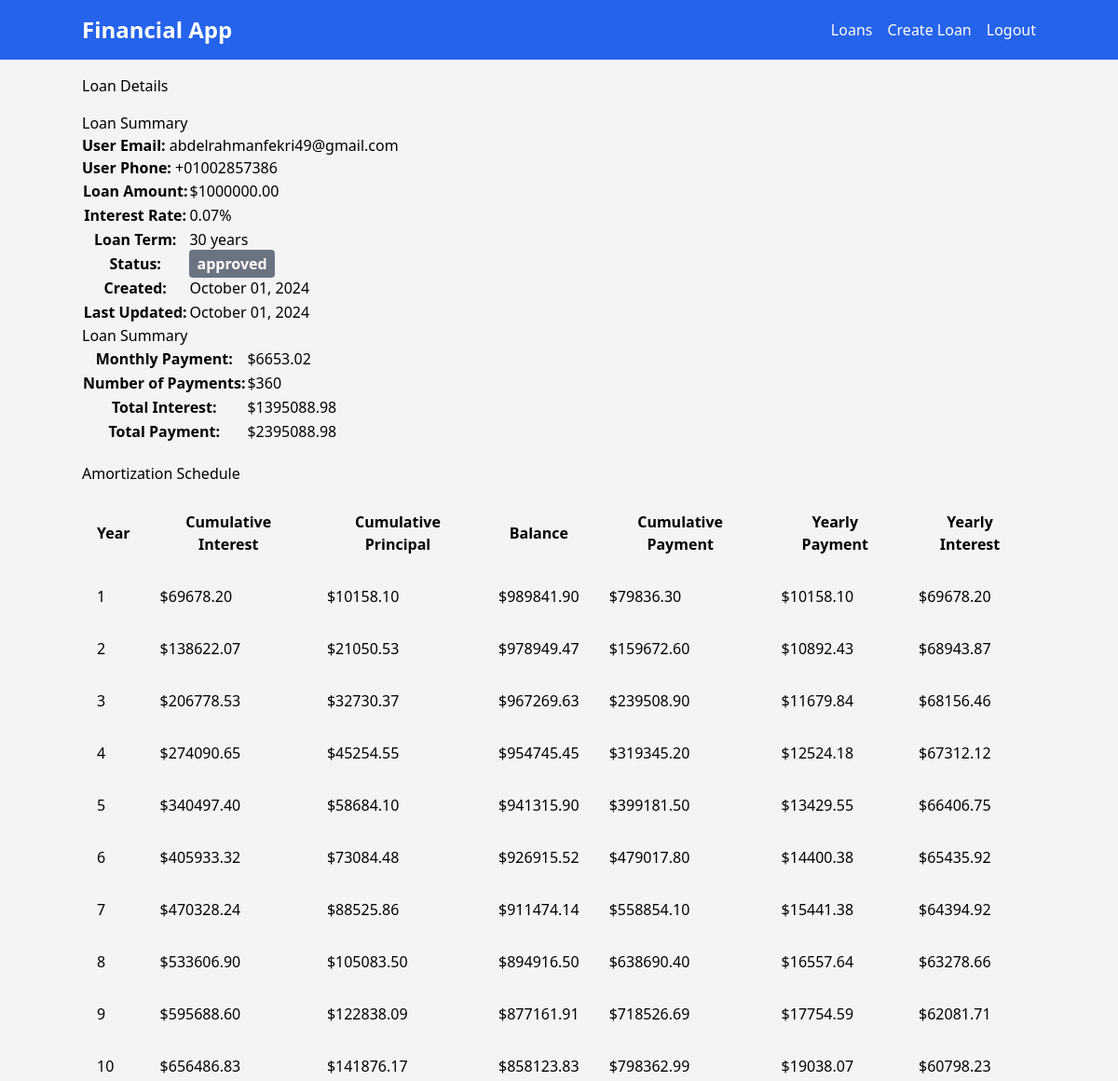
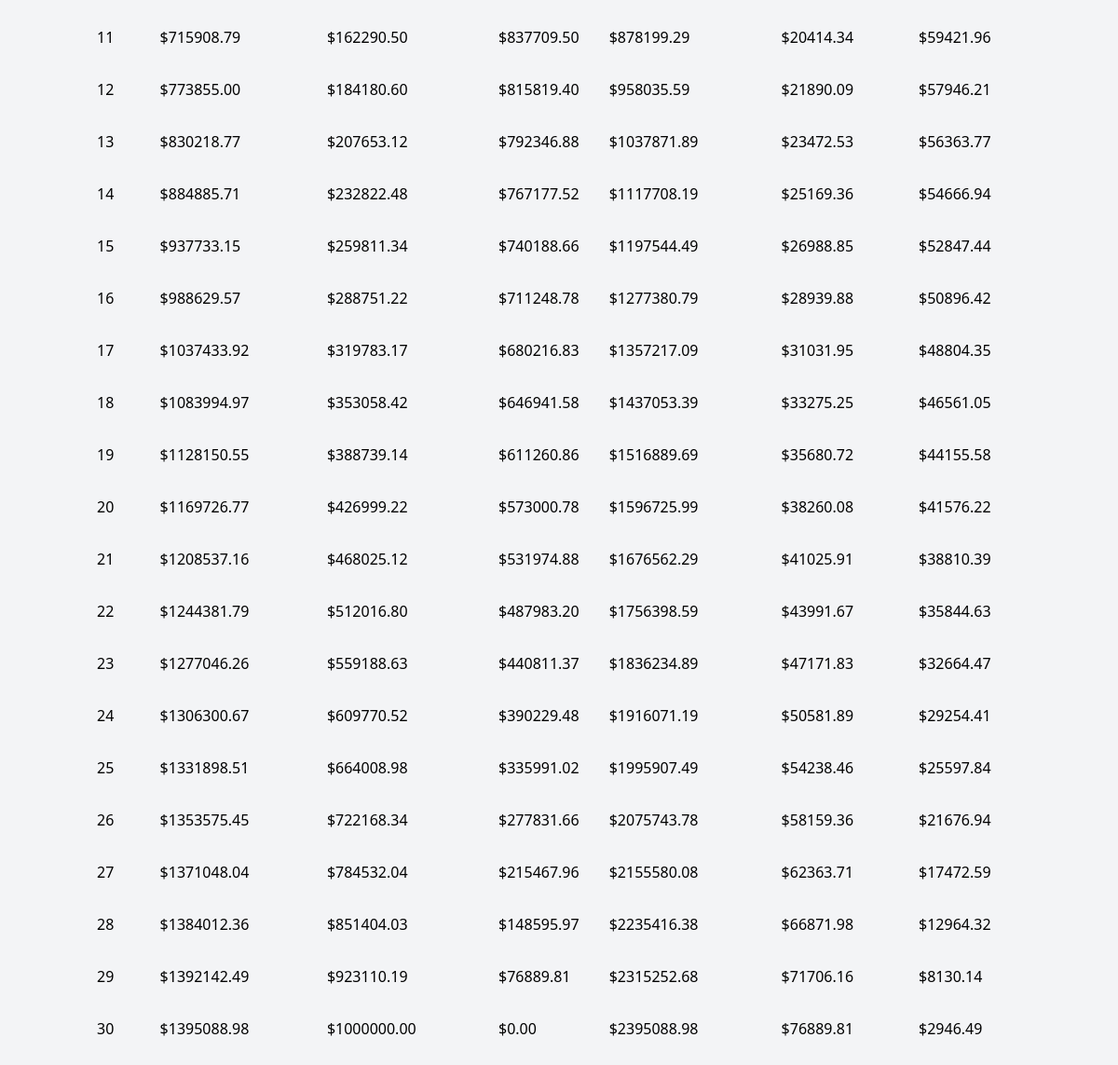
The page /loans/5/ (signed in) on the database its author committed (2 pictures, top to bottom).
### loans/models.py (models this page shows, shortened)
class Loan(models.Model):
    STATUS_CHOICES = [
        ("pending", "Pending"),
        ("approved", "Approved"),
        ("rejected", "Rejected"),
    ]
    user = models.ForeignKey(settings.AUTH_USER_MODEL, on_delete=models.CASCADE)
    amount = models.DecimalField(max_digits=10, decimal_places=2)
    duration = models.PositiveIntegerField()
    interest_rate = models.DecimalField(max_digits=10, decimal_places=2)
    status = models.CharField(max_length=20, choices=STATUS_CHOICES, default="pending")
    created_at = models.DateTimeField(auto_now_add=True)
    updated_at = models.DateTimeField(auto_now=True)
    approved_at = models.DateTimeField(null=True, blank=True)
    rejected_at = models.DateTimeField(null=True, blank=True)
    approved_by = models.ForeignKey(
        settings.AUTH_USER_MODEL,
        on_delete=models.CASCADE,
        null=True,
        blank=True,
        related_name="approved_by",
    )
    rejected_by = models.ForeignKey(
        settings.AUTH_USER_MODEL,
        on_delete=models.CASCADE,
        null=True,
        blank=True,
        related_name="rejected_by",
    )
    monthly_payment = models.DecimalField(
        max_digits=10, decimal_places=2, null=True, blank=True
    )
    number_of_payments = models.PositiveIntegerField(null=True, blank=True)
    rate_per_period = models.DecimalField(
        max_digits=10, decimal_places=2, null=True, blank=True
    )
    total_interest = models.DecimalField(
        max_digits=10, decimal_places=2, null=True, blank=True
    )
    total_payment = models.DecimalField(
        max_digits=10, decimal_places=2, null=True, blank=True
    )

class AmortizationSchedule(models.Model):
    loan = models.ForeignKey(
        Loan, on_delete=models.CASCADE, related_name="amortization"
    )
    year = models.PositiveIntegerField()
    cumulative_interest = models.DecimalField(max_digits=10, decimal_places=2)
    cumulative_principal = models.DecimalField(max_digits=10, decimal_places=2)
    balance = models.DecimalField(max_digits=10, decimal_places=2)
    cumulative_payment = models.DecimalField(max_digits=10, decimal_places=2)
    yearly_payment = models.DecimalField(max_digits=10, decimal_places=2)
    yearly_interest = models.DecimalField(max_digits=10, decimal_places=2)

### users/models.py (models this page shows, shortened)
class CustomUser(AbstractUser):
    username = None
    email = models.EmailField(unique=True)
    phone_number = models.CharField(
        max_length=15,
        unique=True,
    )
    is_bank_admin_user = models.BooleanField(default=False)
    USERNAME_FIELD = "email"
    REQUIRED_FIELDS = ["phone_number"]
    objects = CustomUserManager()

### loans/views.py (the view)
# urls.py: path("<int:loan_id>/", views.loan_detail, name="details"),
@login_required
def loan_detail(request, loan_id):
    if request.user.is_bank_admin_user:
        loan = Loan.objects.get(pk=loan_id)
    else:
        loan = Loan.objects.get(pk=loan_id, user=request.user)
    return render(request, "loans/details.html", {"loan": loan})

### templates/loans/details.html
{%extends 'base.html'%} {%block title%}Home{%endblock%} {%block content%}
<div class="container mt-4">
  <h1 class="mb-4">Loan Details</h1>
  <div class="row">
    <div class="col-md-6">
      <div class="card">
        <div class="card-header">
          <h5 class="card-title">Loan Summary</h5>
        </div>
        <div class="card-body">
          <strong>User Email:</strong> {{ loan.user.email }} <br />
          <strong>User Phone: </strong>{{ loan.user.phone_number }} <br />
        </div>
        <div class="card-body">
          <table class="table table-borderless">
            <tr>
              <th>Loan Amount:</th>
              <td>${{ loan.amount }}</td>
            </tr>
            <tr>
              <th>Interest Rate:</th>
              <td>{{ loan.interest_rate }}%</td>
            </tr>
            <tr>
              <th>Loan Term:</th>
              <td>{{ loan.duration }} years</td>
            </tr>
            <tr>
              <th>Status:</th>
              <td>
                <span
                  class="font-bold py-1 px-2 rounded {% if loan.status == 'pending' %} bg-yellow-500 text-white {% elif loan.status == 'accepted' %} bg-green-500 text-white {% elif loan.status == 'rejected' %} bg-red-500 text-white {% else %} bg-gray-500 text-white {% endif %}"
                  >{{ loan.status }}</span
                >
              </td>
            </tr>
            <tr>
              <th>Created:</th>
              <td>{{ loan.created_at|date:"F d, Y" }}</td>
            </tr>
            <tr>
              <th>Last Updated:</th>
              <td>{{ loan.updated_at|date:"F d, Y" }}</td>
            </tr>
          </table>
        </div>
      </div>
    </div>
    <div class="col-md-6">
      <div class="card">
        <div class="card-header">
          <h5 class="card-title">Loan Summary</h5>
        </div>
        <div class="card-body">
          <table class="table table-borderless">
            <tr>
              <th>Monthly Payment:</th>
              <td>${{ loan.monthly_payment}}</td>
            </tr>
            <tr>
              <th>Number of Payments:</th>
              <td>${{ loan.number_of_payments }}</td>
            </tr>
            <tr>
              <th>Total Interest:</th>
              <td>${{ loan.total_interest }}</td>
            </tr>
            <tr>
              <th>Total Payment:</th>
              <td>${{ loan.total_payment }}</td>
            </tr>
          </table>
        </div>
      </div>
    </div>
  </div>
  <h2 class="mt-5 mb-3">Amortization Schedule</h2>
  <div class="table-responsive mb-12">
    <table class="table table-striped table-hover">
      <thead class="thead-dark">
        <tr>
          <th class="p-4">Year</th>
          <th class="p-4">Cumulative Interest</th>
          <th class="p-4">Cumulative Principal</th>
          <th class="p-4">Balance</th>
          <th class="p-4">Cumulative Payment</th>
          <th class="p-4">Yearly Payment</th>
          <th class="p-4">Yearly Interest</th>
        </tr>
      </thead>
      <tbody>
        {% for schedule in loan.amortization.all %}
        <tr>
          <td class="p-4">{{ schedule.year }}</td>
          <td class="p-4">${{ schedule.cumulative_interest }}</td>
          <td class="p-4">${{ schedule.cumulative_principal }}</td>
          <td class="p-4">${{ schedule.balance }}</td>
          <td class="p-4">${{ schedule.cumulative_payment }}</td>
          <td class="p-4">${{ schedule.yearly_payment }}</td>
          <td class="p-4">${{ schedule.yearly_interest }}</td>
        </tr>
        {% endfor %}
      </tbody>
    </table>
  </div>
</div>
{%endblock%}

### rows shown on the page
Loan: user.email "abdelrahmanfekri49@gmail.com", user.phone_number "+01002857386", amount "1000000.00", interest_rate "0.07", duration "30", status "approved", created_at "October 01, 2024", updated_at "October 01, 2024", monthly_payment "6653.02", number_of_payments "360", total_interest "1395088.98", total_payment "2395088.98"
AmortizationSchedule: year "1", cumulative_interest "69678.20", cumulative_principal "10158.10", balance "989841.90", cumulative_payment "79836.30", yearly_payment "10158.10", yearly_interest "69678.20"
AmortizationSchedule: year "2", cumulative_interest "138622.07", cumulative_principal "21050.53", balance "978949.47", cumulative_payment "159672.60", yearly_payment "10892.43", yearly_interest "68943.87"
AmortizationSchedule: year "3", cumulative_interest "206778.53", cumulative_principal "32730.37", balance "967269.63", cumulative_payment "239508.90", yearly_payment "11679.84", yearly_interest "68156.46"
AmortizationSchedule: year "4", cumulative_interest "274090.65", cumulative_principal "45254.55", balance "954745.45", cumulative_payment "319345.20", yearly_payment "12524.18", yearly_interest "67312.12"
AmortizationSchedule: year "5", cumulative_interest "340497.40", cumulative_principal "58684.10", balance "941315.90", cumulative_payment "399181.50", yearly_payment "13429.55", yearly_interest "66406.75"
AmortizationSchedule: year "6", cumulative_interest "405933.32", cumulative_principal "73084.48", balance "926915.52", cumulative_payment "479017.80", yearly_payment "14400.38", yearly_interest "65435.92"
AmortizationSchedule: year "7", cumulative_interest "470328.24", cumulative_principal "88525.86", balance "911474.14", cumulative_payment "558854.10", yearly_payment "15441.38", yearly_interest "64394.92"
AmortizationSchedule: year "8", cumulative_interest "533606.90", cumulative_principal "105083.50", balance "894916.50", cumulative_payment "638690.40", yearly_payment "16557.64", yearly_interest "63278.66"
AmortizationSchedule: year "9", cumulative_interest "595688.60", cumulative_principal "122838.09", balance "877161.91", cumulative_payment "718526.69", yearly_payment "17754.59", yearly_interest "62081.71"
AmortizationSchedule: year "10", cumulative_interest "656486.83", cumulative_principal "141876.17", balance "858123.83", cumulative_payment "798362.99", yearly_payment "19038.07", yearly_interest "60798.23"
AmortizationSchedule: year "11", cumulative_interest "715908.79", cumulative_principal "162290.50", balance "837709.50", cumulative_payment "878199.29", yearly_payment "20414.34", yearly_interest "59421.96"
AmortizationSchedule: year "12", cumulative_interest "773855.00", cumulative_principal "184180.60", balance "815819.40", cumulative_payment "958035.59", yearly_payment "21890.09", yearly_interest "57946.21"
AmortizationSchedule: year "13", cumulative_interest "830218.77", cumulative_principal "207653.12", balance "792346.88", cumulative_payment "1037871.89", yearly_payment "23472.53", yearly_interest "56363.77"
AmortizationSchedule: year "14", cumulative_interest "884885.71", cumulative_principal "232822.48", balance "767177.52", cumulative_payment "1117708.19", yearly_payment "25169.36", yearly_interest "54666.94"
AmortizationSchedule: year "15", cumulative_interest "937733.15", cumulative_principal "259811.34", balance "740188.66", cumulative_payment "1197544.49", yearly_payment "26988.85", yearly_interest "52847.44"
AmortizationSchedule: year "16", cumulative_interest "988629.57", cumulative_principal "288751.22", balance "711248.78", cumulative_payment "1277380.79", yearly_payment "28939.88", yearly_interest "50896.42"
AmortizationSchedule: year "17", cumulative_interest "1037433.92", cumulative_principal "319783.17", balance "680216.83", cumulative_payment "1357217.09", yearly_payment "31031.95", yearly_interest "48804.35"
AmortizationSchedule: year "18", cumulative_interest "1083994.97", cumulative_principal "353058.42", balance "646941.58", cumulative_payment "1437053.39", yearly_payment "33275.25", yearly_interest "46561.05"
AmortizationSchedule: year "19", cumulative_interest "1128150.55", cumulative_principal "388739.14", balance "611260.86", cumulative_payment "1516889.69", yearly_payment "35680.72", yearly_interest "44155.58"
AmortizationSchedule: year "20", cumulative_interest "1169726.77", cumulative_principal "426999.22", balance "573000.78", cumulative_payment "1596725.99", yearly_payment "38260.08", yearly_interest "41576.22"
AmortizationSchedule: year "21", cumulative_interest "1208537.16", cumulative_principal "468025.12", balance "531974.88", cumulative_payment "1676562.29", yearly_payment "41025.91", yearly_interest "38810.39"
AmortizationSchedule: year "22", cumulative_interest "1244381.79", cumulative_principal "512016.80", balance "487983.20", cumulative_payment "1756398.59", yearly_payment "43991.67", yearly_interest "35844.63"
AmortizationSchedule: year "23", cumulative_interest "1277046.26", cumulative_principal "559188.63", balance "440811.37", cumulative_payment "1836234.89", yearly_payment "47171.83", yearly_interest "32664.47"
AmortizationSchedule: year "24", cumulative_interest "1306300.67", cumulative_principal "609770.52", balance "390229.48", cumulative_payment "1916071.19", yearly_payment "50581.89", yearly_interest "29254.41"
AmortizationSchedule: year "25", cumulative_interest "1331898.51", cumulative_principal "664008.98", balance "335991.02", cumulative_payment "1995907.49", yearly_payment "54238.46", yearly_interest "25597.84"
AmortizationSchedule: year "26", cumulative_interest "1353575.45", cumulative_principal "722168.34", balance "277831.66", cumulative_payment "2075743.78", yearly_payment "58159.36", yearly_interest "21676.94"
AmortizationSchedule: year "27", cumulative_interest "1371048.04", cumulative_principal "784532.04", balance "215467.96", cumulative_payment "2155580.08", yearly_payment "62363.71", yearly_interest "17472.59"
AmortizationSchedule: year "28", cumulative_interest "1384012.36", cumulative_principal "851404.03", balance "148595.97", cumulative_payment "2235416.38", yearly_payment "66871.98", yearly_interest "12964.32"
AmortizationSchedule: year "29", cumulative_interest "1392142.49", cumulative_principal "923110.19", balance "76889.81", cumulative_payment "2315252.68", yearly_payment "71706.16", yearly_interest "8130.14"
AmortizationSchedule: year "30", cumulative_interest "1395088.98", cumulative_principal "1000000.00", balance "0.00", cumulative_payment "2395088.98", yearly_payment "76889.81", yearly_interest "2946.49"
